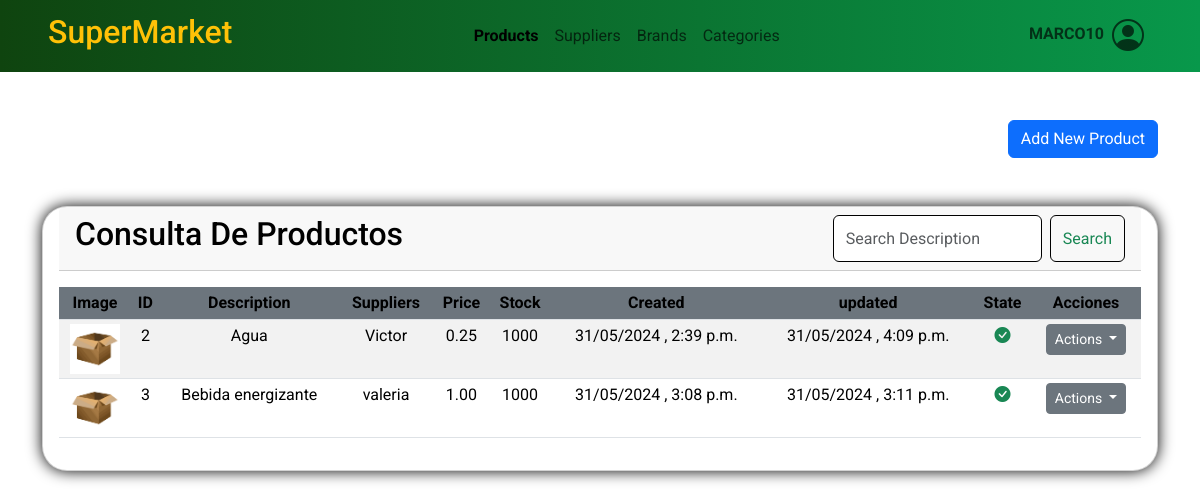
The page /products/ (signed in) on the database its author committed.
### ventas/models.py (models this page shows, shortened)
class Company(models.Model):
    business_name = models.CharField(max_length=100)
    ruc = models.BigIntegerField(unique=True)  # BigIntegerField si el RUC puede ser un número grande

class Product(models.Model):
    class Status(models.TextChoices):
        STORE = 'RS', 'Rio Store'
        FERRISARITO = 'FS', 'Ferrisariato'
        COMISARIATO = 'CS', 'Comisariato'
    description = models.CharField('Articulo',max_length=100, validators=[letters_only_validator])
    cost=models.DecimalField('Costo Producto',max_digits=10,decimal_places=2,default=Decimal('0.0'))
    price=models.DecimalField('Precio',max_digits=10,decimal_places=2,default=Decimal('0.0'))
    stock=models.IntegerField(default=100,help_text="Stock debe estar en 0 y 10000 unidades",verbose_name='Stock')
    iva = models.IntegerField(verbose_name='IVA', choices=((0,'0%'),(5,'5%'),(15,'15%')), default=15)
    expiration_date = models.DateTimeField('Fecha Caducidad',default=timezone.now)
    brand = models.ForeignKey(Brand,on_delete=models.CASCADE,related_name='product',verbose_name='Marca')
    user = models.ForeignKey(User,on_delete=models.CASCADE)
    supplier = models.OneToOneField(Supplier,on_delete=models.CASCADE,verbose_name='Proveedor')
    categories = models.ManyToManyField('Category',verbose_name='Categoria')
    line = models.CharField('Linea',max_length=2,choices=Status.choices,default=Status.COMISARIATO)
    image = models.ImageField(upload_to='products/',blank=True,null=True,default='products/product.png')
    created = models.DateTimeField(auto_now_add=True)
    updated = models.DateTimeField(auto_now=True)
    state = models.BooleanField('Activo', default = True)
    objects = models.Manager()  # Manager predeterminado
    active_products = ActiveProductManager()  #
    class Meta:
        verbose_name = 'Producto'
        verbose_name_plural = 'Productos'
        ordering = ['description']
        indexes = [models.Index(fields=['description']),]

class Supplier(models.Model):
    name = models.CharField(max_length=100, validators=[letters_only_validator])
    ruc = models.CharField(max_length=13,validators=[valida_cedula])
    address = models.CharField(max_length=200, validators=[letters_only_validator])
    phone = models.CharField(max_length=20,validators=[phone_regex])
    user = models.ForeignKey(User,on_delete=models.CASCADE)
    image = models.ImageField(upload_to='suppliers/',blank=True,null=True,default='suppliers/persona1.svg')
    created = models.DateTimeField(auto_now_add=True)
    updated = models.DateTimeField(auto_now=True)
    state = models.BooleanField('Activo', default = True)
    objects = models.Manager()  # Manager predeterminado
    active_brands = ActiveBrandManager()  # Manager filtrado por state=True
    class Meta:
        verbose_name = 'Proveedor'
        verbose_name_plural = 'Proveedores'
        ordering = ['name']
        indexes = [models.Index(fields=['name']),]
    def __str__(self):
        return self.name

### ventas/views.py (the view, shortened to what this page needs)
# urls.py: path('products/', views.products, name='products'),
@login_required
def products(request):
    company = Company.objects.first()
    products = Product.objects.all().order_by('id','state')
    brands = Brand.objects.filter(state=True)
    categories = Category.objects.filter(state=True)
    suppliers = Supplier.objects.filter(state=True)   # Filtrar proveedores activos
    users = User.objects.all()
    status_choices = Product.Status.choices
    if request.method == 'GET':
        query = request.GET.get('q')
        if query:
            products = products.filter(description__icontains=query)
        data = {
            "title1": "Productos",
            "title2": "Consulta De Productos",
            'form': ProductForm(),
            'products': products,
            'company': company,
            'brands': brands,
            'categories': categories,
            'suppliers': suppliers,
            'users': users,
            'status_choices': status_choices,
        }
        return render(request, 'ventas/products/products.html', data)

### ventas/forms.py
class ProductForm(ModelForm):
    class Meta:
        model = Product
        fields = ['description', 'price', 'stock', 'brand', 'categories',
                  'line', 'supplier', 'expiration_date', 'image', 'state','user']

### templates/ventas/products/products.html (shortened to what this page needs)
{% extends 'base.html' %}
{% load static %}
{% block content %}
<div class="container mt-5 ">
    <div class="row">
        <div class="col text-end">
            <button type="button" class="btn btn-primary" data-bs-toggle="modal" data-bs-target="#modalCrearProducto">
                Add New Product
            </button>
        </div>
    </div>
    <div class="row" >
        <div class="col" >
            <div class="card text-center my-5" style="border-radius: 25px;" >
                <div class="card-header d-flex justify-content-between mx-3" >
                    <h2 class="text-black">{{title2}}</h2>
                    <form class="d-flex" role="search">
                        <input class="form-control me-2 border-black" type="search" name="q" id="search-input" placeholder="Search Description"
                            aria-label="Search" value="{{ request.GET.q }}">
                        <button class="btn btn-outline-success border-black" type="submit" id="search-button">Search</button>
                    </form>
                </div>
                <div class="card-body" >
                    <div class="table" >
                        <table class="table table-striped text-center table-sm  " >
                            <thead >
                                <tr>
                                    <th class="bg-secondary">Image</th>
                                    <th class="bg-secondary">ID</th>
                                    <th class="bg-secondary">Description</th>
                                    <th class="bg-secondary">Suppliers</th>
                                    <th class="bg-secondary">Price</th>
                                    <th class="bg-secondary">Stock</th>
                                    <th class="bg-secondary">Created</th>
                                    <th class="bg-secondary">updated</th>
                                    <th class="bg-secondary">State</th>
                                    <th class="bg-secondary">Acciones</th>
                                </tr>
                            </thead>
                            <tbody>
                                {% for product in products %}
                                <tr>
                                    <td class="text-center">
                                        <img src="{{ product.image.url }}" alt="{{ product.description }}" style="width: 50px; height: 50px; object-fit: cover;">
                                    </td>
                                    <td class="text-center">{{ product.id }}</td>
                                    <td class="text-center">{{ product.description }}</td>
                                    <td class="text-center">{{ product.supplier }}</td>
                                    <td class="text-center">{{ product.price }}</td>
                                    <td class="text-center">{{ product.stock }}</td>
                                    <td class="text-center">{{ product.created|date:"d/m/Y , P" }}</td>
                                    <td class="text-center">{{ product.updated|date:"d/m/Y , P" }}</td>
                                    {% if product.state %}
                                    <td class="text-center"><i class="bi bi-check-circle-fill text-success"></i>
                                    </td>
                                    {% else %}
                                    <td class="text-center"><i class="bi bi-x-circle-fill text-danger"></i></td>
                                    {% endif %}
                                    <td class="text-center">
                                        <div class="dropdown-center">
                                            <button class="btn btn-secondary btn-sm dropdown-toggle" type="button"
                                                data-bs-toggle="dropdown" aria-expanded="false">
                                                Actions
                                            </button>
                                        </div>
                                    </td>
                                </tr>
                                {% endfor %}
                            </tbody>
                        </table>
                    </div>
                </div>
            </div>
        </div>
    </div>
</div>
{% endblock content %}

### templates/base.html (shortened to what this page needs)
<!doctype html>
<html lang="en">
<head>
    {% load static %}
    <link href="https://cdn.jsdelivr.net/npm/bootstrap@5.3.3/dist/css/bootstrap.min.css" rel="stylesheet"
>
    <link rel="stylesheet" href="https://cdn.jsdelivr.net/npm/bootstrap-icons@1.10.5/font/bootstrap-icons.css">
    <link rel="stylesheet" type="text/css" href="{% static 'css/main.css' %}">
</head>
<body class="fondo1">
    <header id="header">
        <nav class="navbar navbar-expand-lg  sticky-top justify-content-between" id="nav">
            <a href="#" class="navbar-brand mx-5">
                <h2 class="text-warning">{{ company.business_name }}</h2>
            </a>
            <div class="collapse navbar-collapse flex-grow-0 mx-5" id="contenido-nav">
                <ul class="navbar-nav">
                    <li class="nav-item">
                        <a href="{% url 'ventas:products' %}"
                            class="nav-link {% if '/products/' in request.path %}active fw-bold{% endif %}">
                            Products
                        </a>
                    </li>
                    <li class="nav-item">
                        <a href="{% url 'ventas:suppliers' %}"
                            class="nav-link {% if '/suppliers/' in request.path %}active fw-bold{% endif %}">
                            Suppliers
                        </a>
                    </li>
                    <li class="nav-item">
                        <a href="{% url 'ventas:brands' %}"
                            class="nav-link {% if '/brands/' in request.path %}active fw-bold{% endif %}">
                            Brands
                        </a>
                    </li>
                    <li class="nav-item">
                        <a href="{% url 'ventas:categories' %}"
                            class="nav-link {% if '/categories/' in request.path %}active fw-bold{% endif %}">
                            Categories
                        </a>
                    </li>
                </ul>
            </div>
            <div class="collapse navbar-collapse flex-grow-0 mx-5" id="contenido-nav">
                <ul class="navbar-nav">
                    <li class="nav-item dropdown">
                        <div class="btn-group">
                            <a href="#" class="nav-link dropdown fs-3 d-flex align-items-center" id="btn-dropdown-informacion"
                                data-bs-toggle="dropdown" aria-haspopup="true" aria-expanded="true">
                                <div class="d-flex flex-column me-2 fw-bolder">
                                    {% if user.is_authenticated %}
                                    <span class="fs-6">{{ user.username.upper }}</span>
                                    {% else %}
                                    <span>Guest</span>
                                    {% endif %}
                                </div>
                                <i class="bi bi-person-circle"></i>
                            </a>
                        </div>
                    </li>
                </ul>
            </div>
        </nav>
    </header>
    <main id="content">
        {% block content %}{% endblock content %}
    </main>
</body>
</html>

### static/css/main.css (style rules this page uses)
body { font-family: 'Roboto', sans-serif; margin: 0; padding: 0; background-color: #f8f8f8; color: #333333; }
#nav { background: linear-gradient(to right, #0f440f, #08984b); }
.card { box-shadow: 0 0 15px 0 black; }
.nav-link.dropdown { display: flex; align-items: center; padding: 0; }
.nav-link.dropdown .bi-person-circle { font-size: 2rem; }
.nav-link.dropdown .flex-column { display: flex; flex-direction: column; align-items: flex-start; margin-top: -4px; }
.fondo1 { background: url('https://images.unsplash.com/photo-1528733918455-5a59687cedf0?crop=entropy&cs=tinysrgb&fit=crop&fm=jpg&h=900&ixid=MnwxfDB8MXxyYW5kb218MHx8c3VwZXJtYXJrZXR8fHx8fHwxNzE3MTM0ODc3&ixlib=rb-4.0.3&q=80&utm_campaign=api-credit&utm_medium=referral&utm_source=unsplash_source&w=1600') no-repeat center center; background-size: cover; }

### rows shown on the page
Company: business_name "SuperMarket"
Product: image (picture), id "2", description "Agua", supplier "Victor", price "0.25", stock "1000", created "31/05/2024 , 2:39 p.m.", updated "31/05/2024 , 4:09 p.m.", state True (drawn)
Product: image (picture), id "3", description "Bebida energizante", supplier "valeria", price "1.00", stock "1000", created "31/05/2024 , 3:08 p.m.", updated "31/05/2024 , 3:11 p.m.", state True (drawn)

### other values the page prints
{{ user.username.upper }} "MARCO10"
{{ title2 }} "Consulta De Productos"
